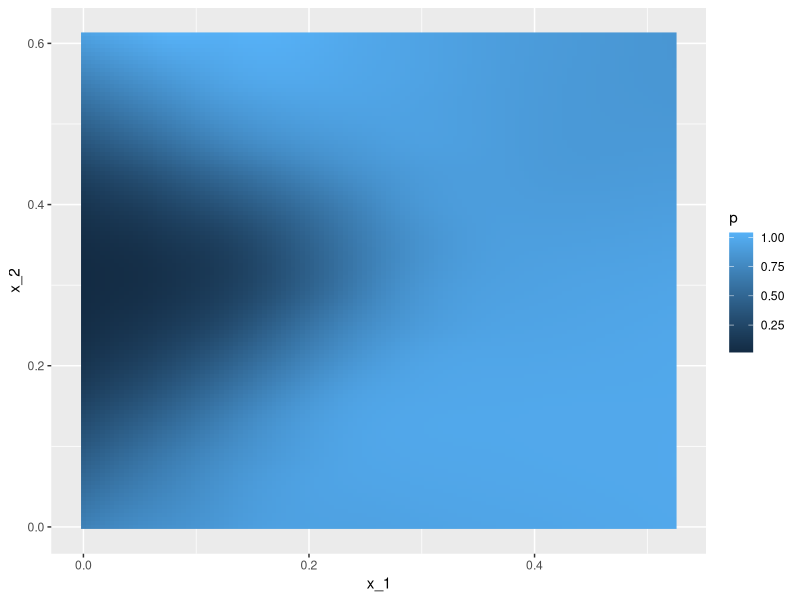
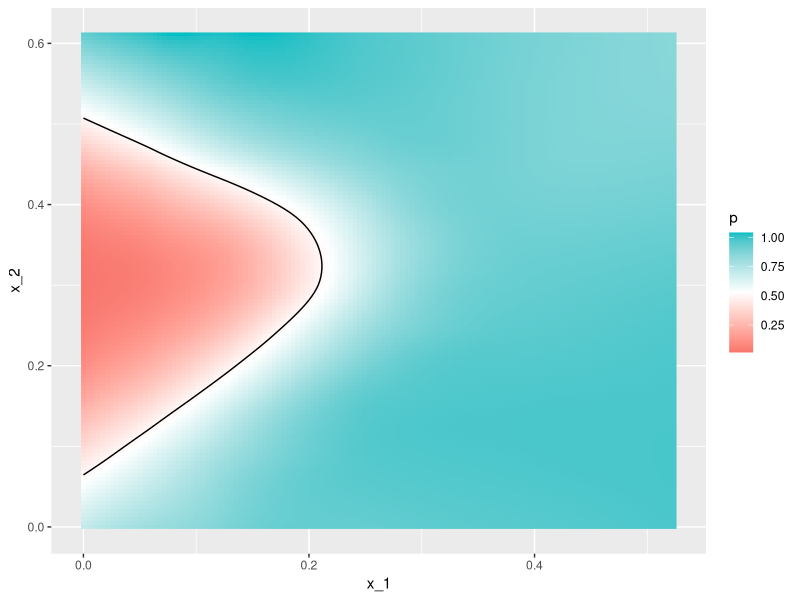

R code for these plots, in order:
library(dslabs)
library(tidyverse)
library(caret)
data("mnist_27")

fit <- glm(y ~ x_1+x_2,data=mnist_27$train,family="binomial")
p_hat <- predict(fit,mnist_27$test)
y_hat <- factor(ifelse(p_hat>0.5,7,2))
confusionMatrix(data=y_hat,reference=mnist_27$test$y)

mnist_27$true_p %>% ggplot(aes(x_1,x_2,z=p,fill=p)) +geom_raster() 
mnist_27$true_p %>% ggplot(aes(x_1,x_2,z=p,fill=p)) +geom_raster() + scale_fill_gradientn(colors=c("#F8766D","white","#00BFC4"))+stat_contour(breaks=c(0.5),color="black")
